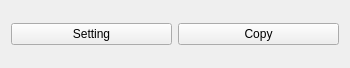
<?xml version="1.0" encoding="UTF-8"?>
<ui version="4.0">
 <class>PicUploader</class>
 <widget class="QWidget" name="PicUploader">
  <property name="geometry">
   <rect>
    <x>0</x>
    <y>0</y>
    <width>350</width>
    <height>68</height>
   </rect>
  </property>
  <property name="windowTitle">
   <string>PicUploader</string>
  </property>
  <layout class="QGridLayout" name="gridLayout">
   <item row="0" column="1">
    <widget class="QPushButton" name="copyButton">
     <property name="text">
      <string>Copy</string>
     </property>
    </widget>
   </item>
   <item row="0" column="0">
    <widget class="QPushButton" name="settingButton">
     <property name="text">
      <string>Setting</string>
     </property>
    </widget>
   </item>
  </layout>
 </widget>
 <resources/>
 <connections/>
</ui>
